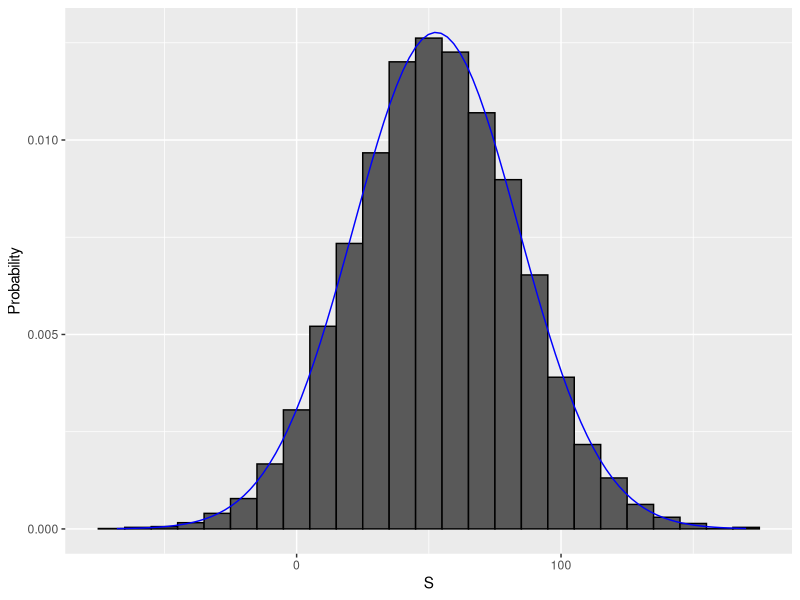

Reproduce this figure in R.
#Code: Modeling a random variable

# define random variable x to be 1 if blue, 0 otherwise
beads <- rep(c("red", "blue"), times = c(2, 3))
x <- ifelse(sample(beads, 1) == "blue", 1, 0)

# demonstrate that the random variable is different every time
ifelse(sample(beads, 1) == "blue", 1, 0)
ifelse(sample(beads, 1) == "blue", 1, 0)
ifelse(sample(beads, 1) == "blue", 1, 0)

# sampling models
color <- rep(c("Black", "Red", "Green"), c(18, 18, 2)) # define the urn for the sampling model
n <- 1000
X <- sample(ifelse(color == "Red", -1, 1), n, replace = TRUE)
X[1:10]
# sampling model 2: define urn inside sample function by noting probabilities
x <- sample(c(-1, 1), n, replace = TRUE, prob = c(9/19, 10/19))    # 1000 independent draws
S <- sum(x)    # total winnings = sum of draws
S




n <- 1000    # number of roulette players
B <- 10000    # number of Monte Carlo experiments
S <- replicate(B, {
  X <- sample(c(-1,1), n, replace = TRUE, prob = c(9/19, 10/19))    # simulate 1000 spins
  sum(X)    # determine total profit
})

mean(S < 0)    # probability of the casino losing money


library(tidyverse)
s <- seq(min(S), max(S), length = 100)    # sequence of 100 values across range of S
normal_density <- data.frame(s = s, f = dnorm(s, mean(S), sd(S))) # generate normal density for S
data.frame (S = S) %>%    # make data frame of S for histogram
  ggplot(aes(S, ..density..)) +
  geom_histogram(color = "black", binwidth = 10) +
  ylab("Probability") +
  geom_line(data = normal_density, mapping = aes(s, f), color = "blue")